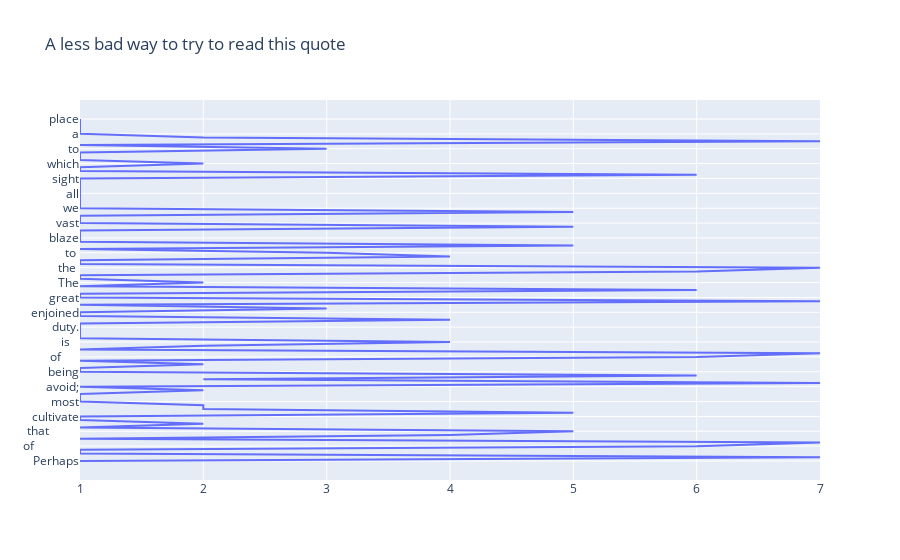

The cell this chart's notebook holds for it:
### Markdown cell above
Now let's discuss how a trace represents data.  In the `trace` in the code below, we plot four points.  Notice that we provide the $x$ and $y$ coordinates in two separate attributes of the dictionary.  Change around the data to get a feel for how it works.

### Code cell
from collections import Counter 
from plotly import graph_objs

code_as_string = 'from collections import Counter from plotly import graph_objs alphabet = ["a", "b", "c", "d", "e", "f", "g", "h", "i", "j", "k", "l", "m", "n", "o", "p", "q", "r", "s", "t", "u", "v", "w", "x", "y", "z"] punctuations =quote = "Perhaps the primary distinction of the artist is that he must actively cultivate that state which most men, necessarily, must avoid; the state of being alone. The conquest of the physical world is not man’s only duty. He is also enjoined to conquer the great wilderness of himself. The precise role of the artist, then, is to illuminate that darkness, blaze roads through that vast forest, so that we will not, in all our doing, lose sight of its purpose, which is, after all, to make the world a more human dwelling place" words = quote.splitdef strip_word(word):    word = word.lower    if not word.isalpha():        for char in word:             if char in punctuations:                 word = word.replacechar, ""    return worddef words_in_order():    trace = dict(x = [], y = [])    for index, word in enumerate(words):        trace[x].append(word)        trace[y].append(words.count(word))    return tracedef letter_frequency_trace():    stripped_quote = ''.join(filter(str.isalnum, quote))    letters_with_frequency = Counter(stripped_quote.lower())    trace = dict(x = [], y = [])    for letter in alphabet:        trace[x].append(letter)        trace[y].append(letters_with_frequency[letter])    return tracedef word_frequency_trace():    stripped_words = list(map(lambda word : strip_word(word), words))    unique_words = set(stripped_words)    trace = dict(x = [], y = [], name = "frequency of each word used")    for word in unique_words:       trace[x].append(word)        trace[y].append(words.count(word))    return traceplotly.offline.iplot(    {data: letter_frequency_trace(), layout:{title: "Frequency of letters used"}})plotly.offline.iplot(    {data: word_frequency_trace(), layout:{title: "Frequency of words used}})plotly.offline.iplot(    {data: letter_frequency_trace(), layout:{title: Frequency of letters used in the code to make this}})plotly.offline.iplot(    {data: words_in_order(), layout:{title: A really bad way to try to read}})'
alphabet = ["a", "b", "c", "d", "e", "f", "g", "h", "i", "j", "k", "l", "m", "n", "o", "p",
"q", "r", "s", "t", "u", "v", "w", "x", "y", "z"]
punctuations = '''’!()-[]{};:'"\,<>./?@#$%^&*_~'''
quote = "Perhaps the primary distinction of the artist is that he must actively cultivate that state which most men, necessarily, must avoid; the state of being alone. The conquest of the physical world is not man’s only duty. He is also enjoined to conquer the great wilderness of himself. The precise role of the artist, then, is to illuminate that darkness, blaze roads through that vast forest, so that we will not, in all our doing, lose sight of its purpose, which is, after all, to make the world a more human dwelling place"
words = quote.split(" ")

def strip_word(word):
    word = word.lower()
    if not word.isalpha():
        for char in word: 
            if char in punctuations: 
                word = word.replace(char, "")
    return word

def count_word(word):
    frequency = words.count(word)
    

def readable_graph():
    trace = dict(x = [], y = [])
    original_words = words.copy()
    for index, word in enumerate(words):
        original_word = word
        if words.count(word) > 1:
            for num in range(words.count(word)):
                index = words.index(word)
                words[index] = word + (" "*num)
                word = word + (" "*num)
        trace['y'].append(word)
        trace['x'].append(original_words.count(original_word))
    return trace

def words_in_order():
    trace = dict(x = [], y = [])
    for index, word in enumerate(words):
        trace['x'].append(word)
        trace['y'].append(words.count(word))
    return trace

def letter_frequency_trace(paragraph):
    stripped_quote = ''.join(filter(str.isalnum, paragraph))
    letters_with_frequency = Counter(stripped_quote.lower())
    trace = dict(x = [], y = [])
    for letter in alphabet:
        trace['x'].append(letter)
        trace['y'].append(letters_with_frequency[letter])
    return trace

def word_frequency_trace():
    stripped_words = list(map(lambda word : strip_word(word), words))
    unique_words = set(stripped_words)
    trace = dict(x = [], y = [])
    for word in unique_words:
        trace['x'].append(word)
        trace['y'].append(words.count(word))
    return trace

# plotly.offline.iplot(
#     {'data': letter_frequency_trace(quote), 'layout':{'title': "Frequency of letters used in this quote"}}
# )
# plotly.offline.iplot(
#     {'data': word_frequency_trace(), 'layout':{'title': "Frequency of words used in this quote"}}
# )
# plotly.offline.iplot(
#     {'data': letter_frequency_trace(code_as_string), 'layout':{'title': "Frequency of letters used in the code to make these graphs"}}
# )
# plotly.offline.iplot(
#     {'data': words_in_order(), 'layout':{'title': "A really bad way to try to read this quote"}}
# )
plotly.offline.iplot(
    {'data': readable_graph(), 'layout':{'title': "A less bad way to try to read this quote"}}
)

### Figure 1 — Plotly figure (JSON) as saved in the notebook; plotly's stock layout.template omitted (floating-point values rounded to 4 significant figures)
{"data": [{"type": "scatter", "x": [1, 7, 1, 1, 6, 7, 1, 4, 5, 1, 2, 1, 1, 5, 2, 2, 1, 1, 1, 2, 1, 7, 2, 6, 1, 1, 2, 1, 6, 7, 1, 2, 4, 1, 1, 1, 1, 1, 4, 1, 1, 3, 1, 7, 1, 1, 6, 1, 2, 1, 1, 6, 7, 1, 1, 4, 3, 1, 5, 1, 1, 1, 1, 5, 1, 1, 1, 5, 1, 1, 1, 1, 1, 1, 1, 1, 1, 6, 1, 1, 2, 1, 1, 1, 3, 1, 7, 2, 1, 1, 1, 1, 1], "y": ["Perhaps", "the                     ", "primary", "distinction", "of               ", "the               ", "artist", "is      ", "that          ", "he", "must ", "actively", "cultivate", "that      ", "state ", "which ", "most", "men,", "necessarily,", "must", "avoid;", "the          ", "state", "of          ", "being", "alone.", "The ", "conquest", "of      ", "the      ", "physical", "world ", "is   ", "not", "man’s", "only", "duty.", "He", "is ", "also", "enjoined", "to   ", "conquer", "the   ", "great", "wilderness", "of   ", "himself.", "The", "precise", "role", "of ", "the ", "artist,", "then,", "is", "to ", "illuminate", "that   ", "darkness,", "blaze", "roads", "through", "that ", "vast", "forest,", "so", "that", "we", "will", "not,", "in", "all", "our", "doing,", "lose", "sight", "of", "its", "purpose,", "which", "is,", "after", "all,", "to", "make", "the", "world", "a", "more", "human", "dwelling", "place"]}], "layout": {"title": {"text": "A less bad way to try to read this quote"}}}
